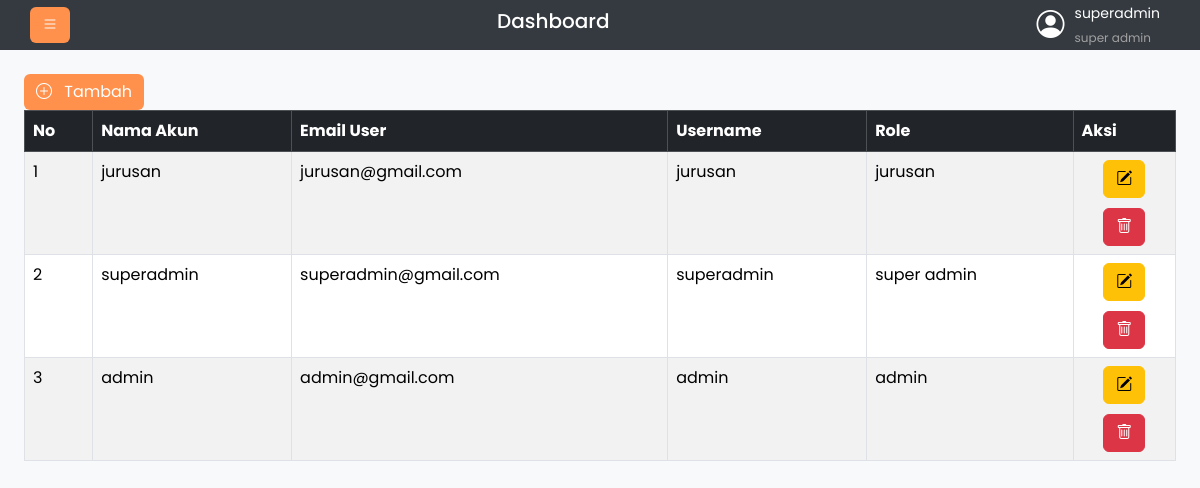
The page /index.php?action=list_user (signed in) on the database its author committed.
### tables this page shows
CREATE TABLE `tb_user` (
  `idAkun` int NOT NULL,
  `namaUser` varchar(50) DEFAULT NULL,
  `emailUser` varchar(90) DEFAULT NULL,
  `username` varchar(50) DEFAULT NULL,
  `password` varchar(255) DEFAULT NULL,
  `role` enum('super admin','admin','jurusan','mitra') DEFAULT NULL
);

### view/admin/readUser.php (the view, shortened to what this page needs)
<?php
include_once "Library/functions.php";
global $pdo;
?>
<a href="?action=tambah_user" class="btn btn-primary"><i class="bi bi-plus-circle me-2"></i> Tambah</a>
<div class="table-responsive">
    <table id="tabel-user" class="table table-bordered table-striped">
        <thead class="table-dark">
            <tr>
                <th>No</th>
                <th>Nama Akun</th>
                <th>Email User</th>
                <th>Username</th>
                <th>Role</th>
                <th>Aksi</th>
            </tr>
        </thead>
        <tbody>
            <?php
            $i = 1;
            try {
                $stmt = $pdo->prepare("SELECT idAkun, namaUser, emailUser, username, role FROM tb_user ORDER BY idAkun DESC");
                $stmt->execute();
                $result = $stmt->fetchAll(PDO::FETCH_ASSOC);
            } catch (PDOException $e) {
                echo "Gagal mengambil data: " . $e->getMessage();
            }
            foreach ($result as $row):
            ?>
                <tr>
                    <td><?= $i ?></td>
                    <td><?= $row["namaUser"] ?></td>
                    <td><?= $row["emailUser"] ?></td>
                    <td><?= $row["username"] ?></td>
                    <td><?= $row["role"] ?></td>
                    <td>
                        <form action="" method="post" class="action-buttons-vertical">
                            <a href="index.php?action=update_user&idAkun=<?= $row["idAkun"] ?>"><i class="btn btn-warning bi bi-pencil-square"></i></a>
                            <button name="delete" class="button-no-border tombol-aksi" value="<?= $row["idAkun"] ?>" onclick="return confirm('Apakah anda yakin ingin menghapus?')"><i class="btn btn-danger bi bi-trash"></i></button>
                        </form>
                    </td>
                </tr>
            <?php
                $i++;
            endforeach;
            ?>
        </tbody>
    </table>
</div>

### assets/css/style.css (style rules this page uses)
.body-index { font-family: 'Poppins', sans-serif; background-color: #f8f9fa; margin: 0; }
.table-responsive { overflow-x: auto; }
.tombol-aksi { background-color: transparent !important; box-shadow: none !important; display: flex; justify-content: center; gap: 8px; }
.action-buttons-vertical { display: flex; flex-direction: column; align-items: center; gap: 10px; }
.button-no-border { background: none; border: none; padding: 0; cursor: pointer; }
.btn-primary { background-color: #ff914d; border: none; }

### rows shown on the page
tb_user: namaUser "jurusan", emailUser "jurusan@gmail.com", username "jurusan", role "jurusan", $row["idAkun"] 7 (drawn)
tb_user: namaUser "superadmin", emailUser "superadmin@gmail.com", username "superadmin", role "super admin"
tb_user: namaUser "admin", emailUser "admin@gmail.com", username "admin", role "admin", $row["idAkun"] 1 (drawn)

### other values the page prints
$_SESSION["username"] "superadmin"
$_SESSION["role"] "super admin"
